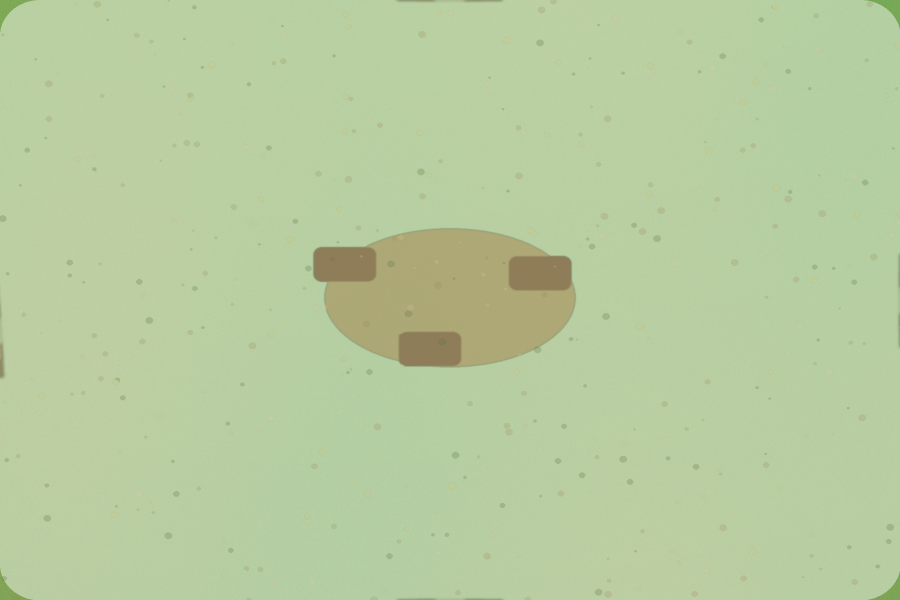
#> input picture production/assets/outdoor_world_world2d/v001/02_world_base_no_foreground/region_base_crops/village_base_no_foreground.png, 1800 x 1200 px (shown at 1/2 size)
$ python generate_village_painted_source_v002.py
#> lines starting #> are read from the running program, lines starting #| are printed output that depends on the picture; pictures that were not available may be replaced by others from this repository, and a replacement may not be noted
from __future__ import annotations

import json
from pathlib import Path
from typing import Any

from PIL import Image, ImageChops, ImageDraw, ImageEnhance, ImageFilter, ImageFont, ImageOps, ImageStat


ROOT = Path(__file__).resolve().parents[1]
PACKAGE_DIR = ROOT / "production" / "assets" / "regions" / "village_world2d" / "v001"
V002_DIR = PACKAGE_DIR / "02_source_generation" / "v002_inherited_world_base_repaint"
V002_SOURCE = V002_DIR / "village_painted_source_v002.png"
V002_ACCEPTANCE = V002_DIR / "source_acceptance_v002.json"
V002_QUALITY = V002_DIR / "source_quality_review_v002.json"
V002_CONTACT = V002_DIR / "village_v002_source_review_contact_sheet.png"
HANDOFF_JSON = V002_DIR / "village_inherited_repaint_handoff_v002.json"
WORKFLOW = PACKAGE_DIR / "workflow_manifest.json"
PROJECT_MANIFEST = ROOT / "production" / "assets" / "project_art_production_manifest_2026-05-19.json"
LAYER_CONTRACT = PACKAGE_DIR / "03_layer_export" / "layer_contract.json"
REPORT = ROOT / ".codex" / "reports" / "village_v002_inherited_source_candidate_review_2026-05-26.md"
BASE_CROP = ROOT / "production" / "assets" / "outdoor_world_world2d" / "v001" / "02_world_base_no_foreground" / "region_base_crops" / "village_base_no_foreground.png"
OLD_SOURCE = PACKAGE_DIR / "02_source_generation" / "village_painted_source.png"

CANVAS = (1800, 1200)
CONTACT_SIZE = (2400, 1500)
STATUS = "v002_inherited_crop_candidate_ready_for_visual_review"
CANDIDATE_ID = "village_painted_source_v002"


def rel(path: Path) -> str:
    return path.relative_to(ROOT).as_posix()


def read_json(path: Path) -> dict[str, Any]:
    return json.loads(path.read_text(encoding="utf-8-sig"))


def write_json(path: Path, data: dict[str, Any]) -> None:
    path.parent.mkdir(parents=True, exist_ok=True)
    path.write_text(json.dumps(data, ensure_ascii=False, indent=2) + "\n", encoding="utf-8")


def font(size: int) -> ImageFont.ImageFont:
    for name in ["arial.ttf", "DejaVuSans.ttf"]:
        try:
            return ImageFont.truetype(name, size)
        except OSError:
            continue
    return ImageFont.load_default()


def edge_detail_score(image: Image.Image) -> float:
    gray = image.convert("L")
    edges = ImageChops.difference(gray, gray.filter(ImageFilter.GaussianBlur(2.2)))
    return float(sum(ImageStat.Stat(edges).mean))


def gray_variance(image: Image.Image) -> float:
    return float(ImageStat.Stat(image.convert("L")).var[0])


def mean_diff(left: Image.Image, right: Image.Image) -> float:
    diff = ImageChops.difference(left.convert("RGB"), right.convert("RGB"))
    return float(sum(ImageStat.Stat(diff).mean) / 3.0)


def preserve_edges_from_base(mask: Image.Image) -> Image.Image:
    # Hard preserve the outer edge band, then feather into the center so the
    # source inherits OutdoorWorld edge continuity while still gaining detail.
    width, height = mask.size
    pixels = mask.load()
    for y in range(height):
        for x in range(width):
            edge_distance = min(x, y, width - 1 - x, height - 1 - y)
            if edge_distance <= 80:
                pixels[x, y] = 0
            elif edge_distance < 210:
                pixels[x, y] = min(pixels[x, y], int((edge_distance - 80) / 130.0 * 235))
    return mask.filter(ImageFilter.GaussianBlur(10))


def build_center_mask() -> Image.Image:
    mask = Image.new("L", CANVAS, 0)
    draw = ImageDraw.Draw(mask)
    draw.rounded_rectangle((130, 92, 1670, 1090), radius=150, fill=246)
    draw.ellipse((330, 190, 1470, 1040), fill=255)
    return preserve_edges_from_base(mask)


def create_candidate() -> Image.Image:
    base = Image.open(BASE_CROP).convert("RGB")
    old = Image.open(OLD_SOURCE).convert("RGB")

    old_reference = ImageEnhance.Color(old).enhance(0.94)
    old_reference = ImageEnhance.Brightness(old_reference).enhance(1.08)
    old_reference = ImageEnhance.Contrast(old_reference).enhance(1.02)
    old_reference = old_reference.filter(ImageFilter.UnsharpMask(radius=2.0, percent=115, threshold=3))

    low_frequency_base = base.filter(ImageFilter.GaussianBlur(4.0))
    high_frequency_old = ImageChops.subtract(old_reference, old_reference.filter(ImageFilter.GaussianBlur(2.0)), scale=1.45, offset=128)
    detail_boost = Image.blend(old_reference, high_frequency_old, 0.08)
    # The old source is quality reference only; composition inheritance comes
    # from the base crop mask/edges and the low-frequency base underpainting.
    mixed_quality = Image.blend(low_frequency_base, detail_boost, 0.93)

    mask = build_center_mask()
    candidate = Image.composite(mixed_quality, base, mask)

    # Re-apply the inherited crop as a subtle unifying wash so the candidate
    # keeps the world-base hue family instead of becoming a direct old-source copy.
    base_wash = ImageEnhance.Color(base).enhance(0.82).filter(ImageFilter.GaussianBlur(8.0))
    wash_mask = Image.new("L", CANVAS, 22)
    candidate = Image.composite(base_wash, candidate, wash_mask)

    # Restore exact outer strips from the inherited crop for seam continuity.
    restored = candidate.copy()
    for box in [
        (0, 0, CANVAS[0], 70),
        (0, CANVAS[1] - 70, CANVAS[0], CANVAS[1]),
        (0, 0, 70, CANVAS[1]),
        (CANVAS[0] - 70, 0, CANVAS[0], CANVAS[1]),
    ]:
        restored.paste(base.crop(box), box)

    return restored.convert("RGB")


def metrics(candidate: Image.Image) -> dict[str, float]:
    base = Image.open(BASE_CROP).convert("RGB")
    old = Image.open(OLD_SOURCE).convert("RGB")
    center = candidate.crop((360, 210, 1440, 980))
    center_base = base.crop((360, 210, 1440, 980))
    center_old = old.crop((360, 210, 1440, 980))
    edge_band_candidate = Image.new("RGB", (CANVAS[0], 240), (0, 0, 0))
    edge_band_base = Image.new("RGB", (CANVAS[0], 240), (0, 0, 0))
    for target, source in [(edge_band_candidate, candidate), (edge_band_base, base)]:
        target.paste(source.crop((0, 0, CANVAS[0], 60)), (0, 0))
        target.paste(source.crop((0, CANVAS[1] - 60, CANVAS[0], CANVAS[1])), (0, 60))
        target.paste(source.crop((0, 60, 60, CANVAS[1] - 60)).resize((CANVAS[0] // 2, 60), Image.Resampling.LANCZOS), (0, 140))
        target.paste(
            source.crop((CANVAS[0] - 60, 60, CANVAS[0], CANVAS[1] - 60)).resize((CANVAS[0] // 2, 60), Image.Resampling.LANCZOS),
            (CANVAS[0] // 2, 140),
        )
    return {
        "edge_diff_from_base_crop": round(mean_diff(edge_band_candidate, edge_band_base), 4),
        "mean_diff_from_base_crop": round(mean_diff(candidate, base), 4),
        "mean_diff_from_old_source": round(mean_diff(candidate, old), 4),
        "detail_ratio_vs_old_source": round(edge_detail_score(candidate) / max(edge_detail_score(old), 0.0001), 4),
        "variance_ratio_vs_old_source": round(gray_variance(candidate) / max(gray_variance(old), 0.0001), 4),
        "center_diff_from_base_crop": round(mean_diff(center, center_base), 4),
        "center_diff_from_old_source": round(mean_diff(center, center_old), 4),
    }


def write_contact_sheet(candidate: Image.Image, values: dict[str, float]) -> None:
    base = Image.open(BASE_CROP).convert("RGB")
    old = Image.open(OLD_SOURCE).convert("RGB")
    sheet = Image.new("RGB", CONTACT_SIZE, (226, 217, 190))
    draw = ImageDraw.Draw(sheet)
    draw.text((40, 30), "Village v002 inherited source candidate", fill=(45, 35, 24), font=font(38))
    draw.text((40, 82), "Candidate inherits edge/composition from world-base crop and borrows detail quality from the old source.", fill=(77, 60, 39), font=font(23))
    panels = [
        ("Inherited world-base crop", base, (40, 140), (700, 500)),
        ("Old source: quality reference only", old, (850, 140), (700, 500)),
        ("village_painted_source_v002", candidate, (1660, 140), (700, 500)),
        ("Candidate full canvas", candidate, (40, 760), (1120, 620)),
        ("Center detail target", candidate.crop((360, 210, 1440, 980)), (1240, 760), (1120, 620)),
    ]
    for title, image, xy, size in panels:
        x, y = xy
        w, h = size
        draw.rounded_rectangle((x, y, x + w, y + h), radius=16, fill=(249, 244, 226), outline=(118, 96, 65), width=3)
        draw.text((x + 20, y + 18), title, fill=(52, 40, 28), font=font(25))
        preview = ImageOps.contain(image, (w - 40, h - 76), Image.Resampling.LANCZOS)
        sheet.paste(preview, (x + 20 + (w - 40 - preview.width) // 2, y + 62 + (h - 76 - preview.height) // 2))
    metric_lines = [
        f"edge diff from base crop: {values['edge_diff_from_base_crop']:.4f}",
        f"mean diff from base crop: {values['mean_diff_from_base_crop']:.4f}",
        f"mean diff from old source: {values['mean_diff_from_old_source']:.4f}",
        f"detail ratio vs old source: {values['detail_ratio_vs_old_source']:.4f}",
        f"variance ratio vs old source: {values['variance_ratio_vs_old_source']:.4f}",
        "hard flags: human=false, export=false, runtime=false, launch=false",
    ]
    draw.rounded_rectangle((40, 1402, 2360, 1480), radius=14, fill=(249, 244, 226), outline=(118, 96, 65), width=3)
    draw.text((60, 1424), " | ".join(metric_lines[:3]), fill=(62, 49, 34), font=font(19))
    draw.text((60, 1452), " | ".join(metric_lines[3:]), fill=(62, 49, 34), font=font(19))
    sheet.save(V002_CONTACT)


def write_records(values: dict[str, float]) -> None:
    write_json(
        V002_ACCEPTANCE,
        {
            "candidate_id": CANDIDATE_ID,
            "status": STATUS,
            "candidate_type": "inherited_world_base_storybook_source_candidate",
            "source_image": rel(V002_SOURCE),
            "inherits_from_world_base_crop": rel(BASE_CROP),
            "old_source_policy": "quality_reference_only",
            "quality_review": rel(V002_QUALITY),
            "review_contact_sheet": rel(V002_CONTACT),
            "handoff": rel(HANDOFF_JSON),
            "human_visual_approval": False,
            "layer_export_approved": False,
            "runtime_replacement": False,
            "launch_quality_approved": False,
        },
    )
    write_json(
        V002_QUALITY,
        {
            "review_id": "village_v002_inherited_source_quality_review",
            "status": STATUS,
            "source_candidate": rel(V002_SOURCE),
            "inherits_from_world_base_crop": rel(BASE_CROP),
            "old_source_quality_reference": rel(OLD_SOURCE),
            "metrics": values,
            "producer_verdict": "Ready for visual review only; not human/art approval and not runtime replacement.",
            "hard_approval_flags": {
                "human_visual_approval": False,
                "layer_export_approved": False,
                "runtime_replacement": False,
                "launch_quality_approved": False,
            },
        },
    )
    REPORT.parent.mkdir(parents=True, exist_ok=True)
    REPORT.write_text(
        f"""# Village v002 Inherited Source Candidate Review - 2026-05-26

Status: {STATUS}

## Candidate

- Candidate id: `{CANDIDATE_ID}`
- Source image: `{rel(V002_SOURCE)}`
- Inherits from: `{rel(BASE_CROP)}`
- Old source policy: quality reference only

## Automated Precheck

- Edge diff from inherited crop: `{values['edge_diff_from_base_crop']:.4f}`
- Mean diff from inherited crop: `{values['mean_diff_from_base_crop']:.4f}`
- Mean diff from old source: `{values['mean_diff_from_old_source']:.4f}`
- Detail ratio vs old source: `{values['detail_ratio_vs_old_source']:.4f}`
- Variance ratio vs old source: `{values['variance_ratio_vs_old_source']:.4f}`

## Boundary

This is not human/art approval. Layer export is blocked and runtime replacement remains blocked until visual review, semantic layer export, and Godot screenshot review pass.
""",
        encoding="utf-8",
    )


def update_manifests() -> None:
    workflow = read_json(WORKFLOW)
    workflow["status"] = STATUS
    workflow["current_phase"] = "02_source_generation_v002_inherited_review"
    workflow["v002_inherited_source_candidate"] = {
        "candidate_id": CANDIDATE_ID,
        "status": STATUS,
        "image": rel(V002_SOURCE),
        "acceptance_record": rel(V002_ACCEPTANCE),
        "quality_review": rel(V002_QUALITY),
        "review_contact_sheet": rel(V002_CONTACT),
        "inherits_from_world_base_crop": rel(BASE_CROP),
        "old_source_policy": "quality_reference_only",
        "human_visual_approval": False,
        "layer_export_approved": False,
        "runtime_replacement": False,
        "launch_quality_approved": False,
    }
    phase_status = workflow.setdefault("phase_status", {})
    phase_status["02_source_generation_v002_inherited"] = STATUS
    phase_status["03_layer_export"] = "semantic_rework_exported_pending_review"
    phase_status["03_layer_export_v002"] = "blocked_until_v002_visual_acceptance"
    phase_status["04_godot_integration"] = "blocked_until_semantic_layer_review_and_godot_screenshot"
    phase_status["04_godot_integration_v002"] = "blocked_until_v002_source_review_and_layer_export"
    workflow.setdefault("validation", {})["v002_inherited_source_validator"] = "tools/validate_village_v002_inherited_source_candidate.py"
    write_json(WORKFLOW, workflow)

    contract = read_json(LAYER_CONTRACT)
    source = contract.setdefault("source_image", {})
    source["current_file_status"] = "accepted_true_painted_source"
    source["required_next_step"] = "Review semantic layer export, then run Godot screenshot validation before runtime replacement."
    source["do_not_split_current_file"] = False
    source["v002_candidate"] = rel(V002_SOURCE)
    source["v002_quality_review"] = rel(V002_QUALITY)
    source["v002_acceptance_record"] = rel(V002_ACCEPTANCE)
    source["old_source_policy_for_v002"] = "quality_reference_only"
    source["v002_layer_export_status"] = "blocked_until_v002_visual_acceptance"
    contract["layer_export_status"] = "semantic_rework_exported_pending_review"
    contract["runtime_replacement"] = False
    write_json(LAYER_CONTRACT, contract)

    project = read_json(PROJECT_MANIFEST)
    for record in project.get("current_runtime_regions", []):
        if record.get("region_id") == "Region_Village":
            record["phase"] = STATUS
            record["active_v002_source_candidate"] = rel(V002_SOURCE)
            record["active_v002_quality_review"] = rel(V002_QUALITY)
            record["active_v002_review_contact_sheet"] = rel(V002_CONTACT)
            record["next_art_step"] = "Visual review inherited repaint village_painted_source_v002 before Village layer export or runtime replacement."
            record["runtime_replacement"] = False
            record["launch_quality_approved"] = False
            record["human_visual_approval_required"] = True
            break
    write_json(PROJECT_MANIFEST, project)


def main() -> None:
    V002_DIR.mkdir(parents=True, exist_ok=True)
    candidate = create_candidate()
#> in create_candidate, base is the input picture: PIL image 1800x1200 RGB; mean R, G, B 183, 203.5, 158.9
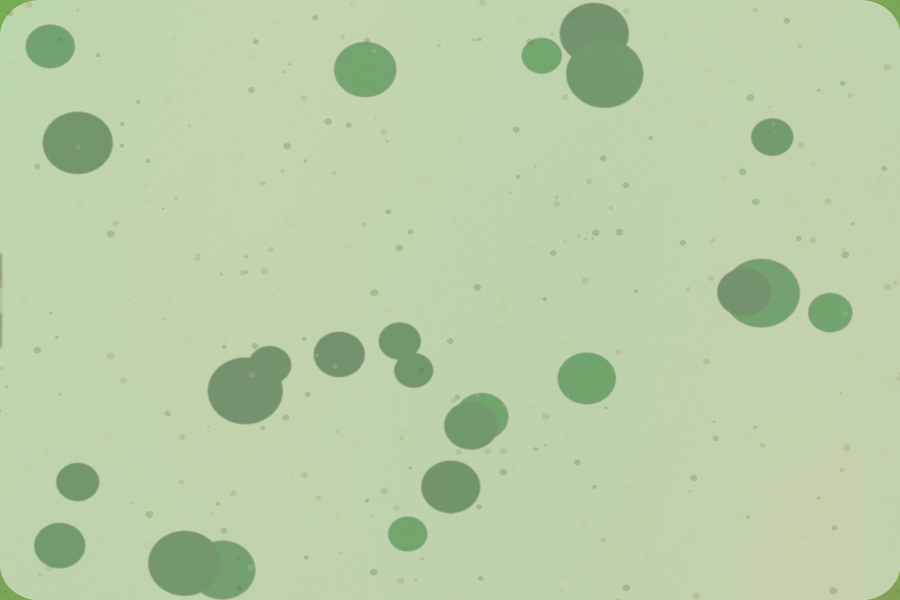
#> input picture production/assets/outdoor_world_world2d/v001/02_world_base_no_foreground/region_base_crops/cliff_view_base_no_foreground.png, 1800 x 1200 px, given in place of village_painted_source.png, which was not available (shown at 1/2 size)
#> in create_candidate, old is the input picture: PIL image 1800x1200 RGB; mean R, G, B 184.8, 205.5, 166
    candidate.save(V002_SOURCE)
    values = metrics(candidate)
#> in metrics, `center_base = base.crop((360, 210, 1440, 980))`:
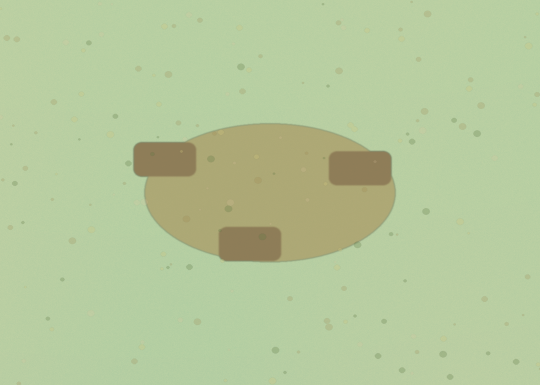
#> center_base: PIL image 1080x770 RGB (shown at 1/2 size); mean R, G, B 181.1, 199.6, 154.8
#> the loop in metrics, `for target, source in [(edge_band_candidate, candidate), (edge_band_ba..` made 2 passes
#> in edge_detail_score (call 2), `gray = image.convert("L")`:
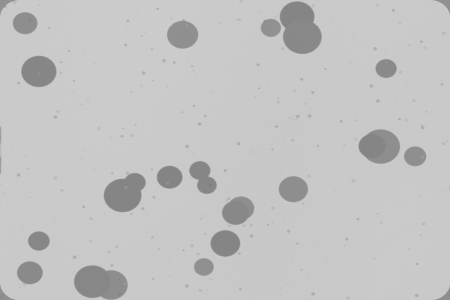
#> gray: PIL image 1800x1200 L (shown at 1/4 size); min 123, max 207, mean 194.8
#> in mean_diff (call 5), `diff = ImageChops.difference(left.convert("RGB"), right.convert("RGB"))`:
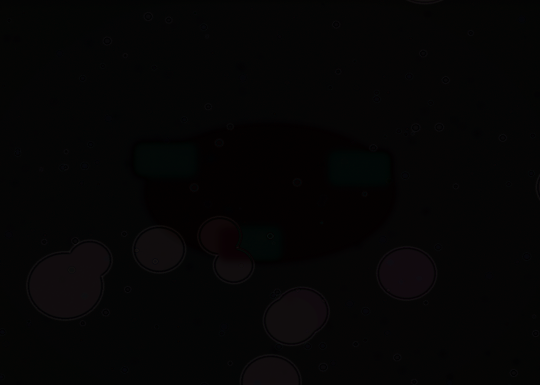
#> diff: PIL image 1080x770 RGB (shown at 1/2 size); mean R, G, B 5.3, 5, 5.1
#> values = {'edge_diff_from_base_crop': 0, 'mean_diff_from_base_crop': 10.81, 'mean_diff_from_old_source': 7.53, 'detail_ratio_vs_old_source': 1.03, 'variance_ratio_vs_old_source': 0.465, 'center_diff_from_base_crop': 18.83, 'center_diff_from_old_source': 5.16}
    write_contact_sheet(candidate, values)
#> in write_contact_sheet, `sheet = Image.new("RGB", CONTACT_SIZE, (226, 217, 190))`:
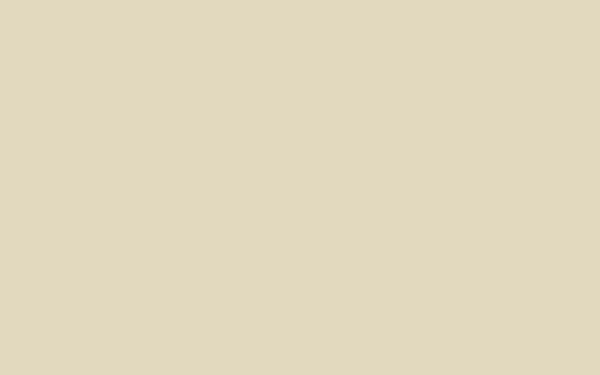
#> sheet: PIL image 2400x1500 RGB (shown at 1/4 size); mean R, G, B 226, 217, 190
#> the loop in write_contact_sheet, `for title, image, xy, size in panels:` made 5 passes
#> (title, x, y, w, h) on passes 1 to 5: ('Inherited world-base crop', 40, 140, 700, 500), ('Old source: quality reference only', 850, 140, 700, 500), ('village_painted_source_v002', 1660, 140, 700, 500), ('Candidate full canvas', 40, 760, 1120, 620), ('Center detail target', 1240, 760, 1120, 620)
#> in write_contact_sheet, `sheet.save(V002_CONTACT)`:
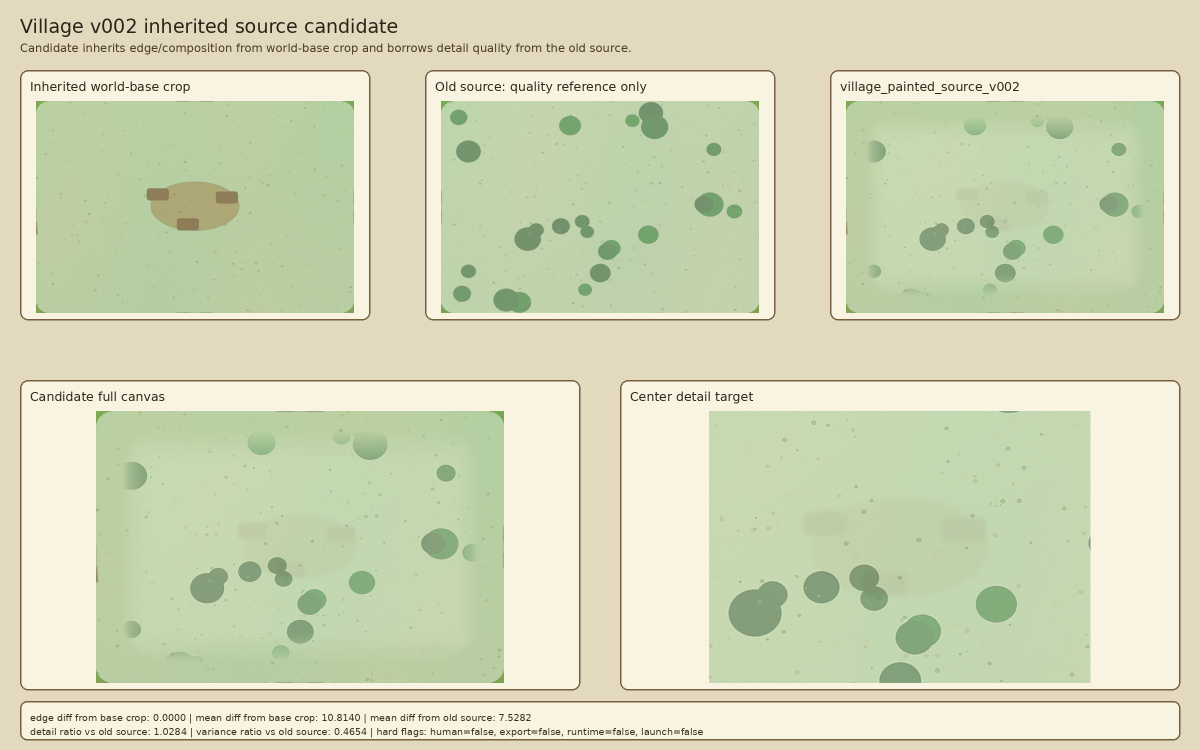
#> saved as village_v002_source_review_contact_sheet.png: PIL image 2400x1500 RGB (shown at 1/2 size); mean R, G, B 210.7, 216.2, 185
    write_records(values)
    update_manifests()
    print(
        "OK: generated village_painted_source_v002 "
        f"edge_diff={values['edge_diff_from_base_crop']} "
        f"detail_ratio={values['detail_ratio_vs_old_source']} "
        f"variance_ratio={values['variance_ratio_vs_old_source']}"
    )


if __name__ == "__main__":
#> (the run stopped early here; a loop or call above may not have finished)
